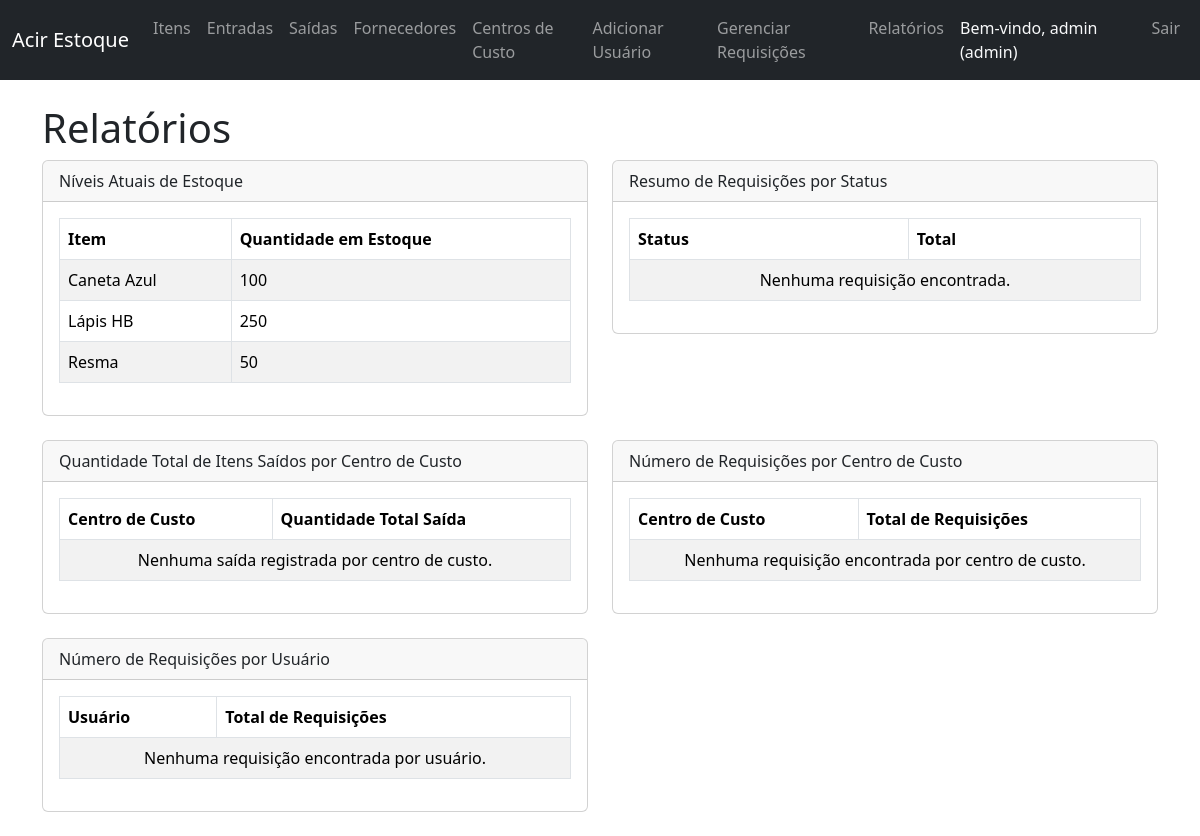
Screenshot of /index.php?page=relatorios (signed in) with the database file from the repository.
### tables this page shows
CREATE TABLE itens (
    id INT AUTO_INCREMENT PRIMARY KEY,
    nome VARCHAR(250) NOT NULL,
    descricao TEXT,
    quantidade INT NOT NULL DEFAULT 0
);

### pages/relatorios.php (the view, shortened to what this page needs)
<?php
require_once 'includes/db.php';
include_once 'includes/header.php';
$stmt_stock = $pdo->query("SELECT nome, quantidade FROM itens ORDER BY nome");
$stock_levels = $stmt_stock->fetchAll(PDO::FETCH_ASSOC);
$stmt_requisition_summary = $pdo->query("SELECT status, COUNT(*) as total FROM requisicoes GROUP BY status");
$requisition_summary = $stmt_requisition_summary->fetchAll(PDO::FETCH_ASSOC);
$stmt_items_per_cost_center = $pdo->query("SELECT cc.nome AS centro_de_custo, SUM(s.quantidade) AS total_quantidade_saida
                                            FROM saidas s
                                            JOIN centros_de_custo cc ON s.centro_de_custo_id = cc.id
                                            GROUP BY cc.nome
                                            ORDER BY total_quantidade_saida DESC");
$items_per_cost_center = $stmt_items_per_cost_center->fetchAll(PDO::FETCH_ASSOC);
$stmt_requisitions_per_cost_center = $pdo->query("SELECT cc.nome AS centro_de_custo, COUNT(r.id) AS total_requisicoes
                                                    FROM requisicoes r
                                                    JOIN centros_de_custo cc ON r.centro_de_custo_id = cc.id
                                                    GROUP BY cc.nome
                                                    ORDER BY total_requisicoes DESC");
$requisitions_per_cost_center = $stmt_requisitions_per_cost_center->fetchAll(PDO::FETCH_ASSOC);
$stmt_requisitions_per_user = $pdo->query("SELECT u.username AS usuario, COUNT(r.id) AS total_requisicoes
                                            FROM requisicoes r
                                            JOIN users u ON r.user_id = u.id
                                            GROUP BY u.username
                                            ORDER BY total_requisicoes DESC");
$requisitions_per_user = $stmt_requisitions_per_user->fetchAll(PDO::FETCH_ASSOC);
?>
<h1>Relatórios</h1>
<div class="row">
    <div class="col-md-6">
        <div class="card mb-4">
            <div class="card-header">Níveis Atuais de Estoque</div>
            <div class="card-body">
                <table class="table table-striped table-bordered">
                    <thead>
                        <tr>
                            <th>Item</th>
                            <th>Quantidade em Estoque</th>
                        </tr>
                    </thead>
                    <tbody>
                        <?php if (count($stock_levels) > 0): ?>
                            <?php foreach ($stock_levels as $item): ?>
                                <tr>
                                    <td><?= htmlspecialchars($item['nome']) ?></td>
                                    <td><?= htmlspecialchars($item['quantidade']) ?></td>
                                </tr>
                            <?php endforeach; ?>
                        <?php else: ?>
                            <tr>
                                <td colspan="2" class="text-center">Nenhum item encontrado.</td>
                            </tr>
                        <?php endif; ?>
                    </tbody>
                </table>
            </div>
        </div>
    </div>
    <div class="col-md-6">
        <div class="card mb-4">
            <div class="card-header">Resumo de Requisições por Status</div>
            <div class="card-body">
                <table class="table table-striped table-bordered">
                    <thead>
                        <tr>
                            <th>Status</th>
                            <th>Total</th>
                        </tr>
                    </thead>
                    <tbody>
                        <?php if (count($requisition_summary) > 0): ?>
                            <?php foreach ($requisition_summary as $summary): ?>
                                <tr>
                                    <td><?= htmlspecialchars($summary['status']) ?></td>
                                    <td><?= htmlspecialchars($summary['total']) ?></td>
                                </tr>
                            <?php endforeach; ?>
                        <?php else: ?>
                            <tr>
                                <td colspan="2" class="text-center">Nenhuma requisição encontrada.</td>
                            </tr>
                        <?php endif; ?>
                    </tbody>
                </table>
            </div>
        </div>
    </div>
</div>
<div class="row">
    <div class="col-md-6">
        <div class="card mb-4">
            <div class="card-header">Quantidade Total de Itens Saídos por Centro de Custo</div>
            <div class="card-body">
                <table class="table table-striped table-bordered">
                    <thead>
                        <tr>
                            <th>Centro de Custo</th>
                            <th>Quantidade Total Saída</th>
                        </tr>
                    </thead>
                    <tbody>
                        <?php if (count($items_per_cost_center) > 0): ?>
                            <?php foreach ($items_per_cost_center as $data): ?>
                                <tr>
                                    <td><?= htmlspecialchars($data['centro_de_custo']) ?></td>
                                    <td><?= htmlspecialchars($data['total_quantidade_saida']) ?></td>
                                </tr>
                            <?php endforeach; ?>
                        <?php else: ?>
                            <tr>
                                <td colspan="2" class="text-center">Nenhuma saída registrada por centro de custo.</td>
                            </tr>
                        <?php endif; ?>
                    </tbody>
                </table>
            </div>
        </div>
    </div>
    <div class="col-md-6">
        <div class="card mb-4">
            <div class="card-header">Número de Requisições por Centro de Custo</div>
            <div class="card-body">
                <table class="table table-striped table-bordered">
                    <thead>
                        <tr>
                            <th>Centro de Custo</th>
                            <th>Total de Requisições</th>
                        </tr>
                    </thead>
                    <tbody>
                        <?php if (count($requisitions_per_cost_center) > 0): ?>
                            <?php foreach ($requisitions_per_cost_center as $data): ?>
                                <tr>
                                    <td><?= htmlspecialchars($data['centro_de_custo']) ?></td>
                                    <td><?= htmlspecialchars($data['total_requisicoes']) ?></td>
                                </tr>
                            <?php endforeach; ?>
                        <?php else: ?>
                            <tr>
                                <td colspan="2" class="text-center">Nenhuma requisição encontrada por centro de custo.</td>
                            </tr>
                        <?php endif; ?>
                    </tbody>
                </table>
            </div>
        </div>
    </div>
</div>
<div class="row">
    <div class="col-md-6">
        <div class="card mb-4">
            <div class="card-header">Número de Requisições por Usuário</div>
            <div class="card-body">
                <table class="table table-striped table-bordered">
                    <thead>
                        <tr>
                            <th>Usuário</th>
                            <th>Total de Requisições</th>
                        </tr>
                    </thead>
                    <tbody>
                        <?php if (count($requisitions_per_user) > 0): ?>
                            <?php foreach ($requisitions_per_user as $data): ?>
                                <tr>
                                    <td><?= htmlspecialchars($data['usuario']) ?></td>
                                    <td><?= htmlspecialchars($data['total_requisicoes']) ?></td>
                                </tr>
                            <?php endforeach; ?>
                        <?php else: ?>
                            <tr>
                                <td colspan="2" class="text-center">Nenhuma requisição encontrada por usuário.</td>
                            </tr>
                        <?php endif; ?>
                    </tbody>
                </table>
            </div>
        </div>
    </div>
</div>
<?php include_once 'includes/footer.php'; ?>

### rows the page displays
itens: nome "Caneta Azul", quantidade "100"
itens: nome "Lápis HB", quantidade "250"
itens: nome "Resma", quantidade "50"

### other values shown
$_SESSION['username'] "admin"
$_SESSION['role'] "admin"
